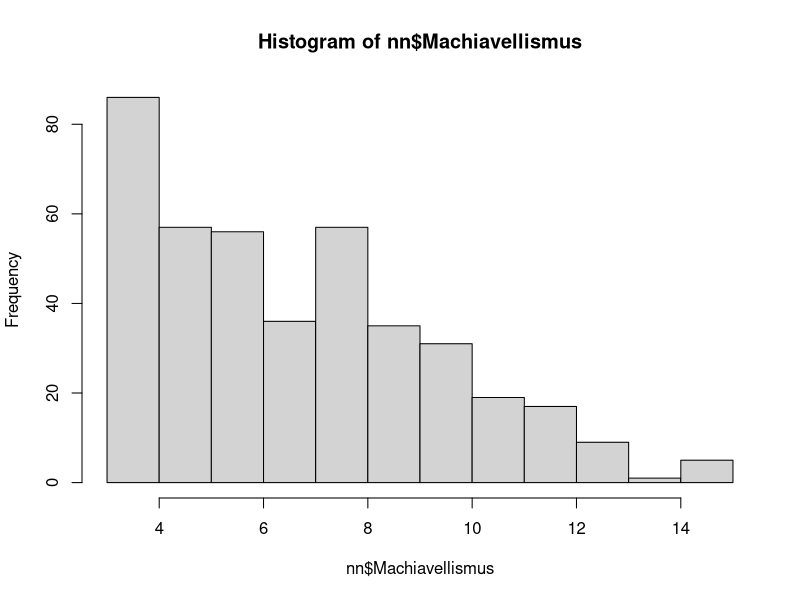
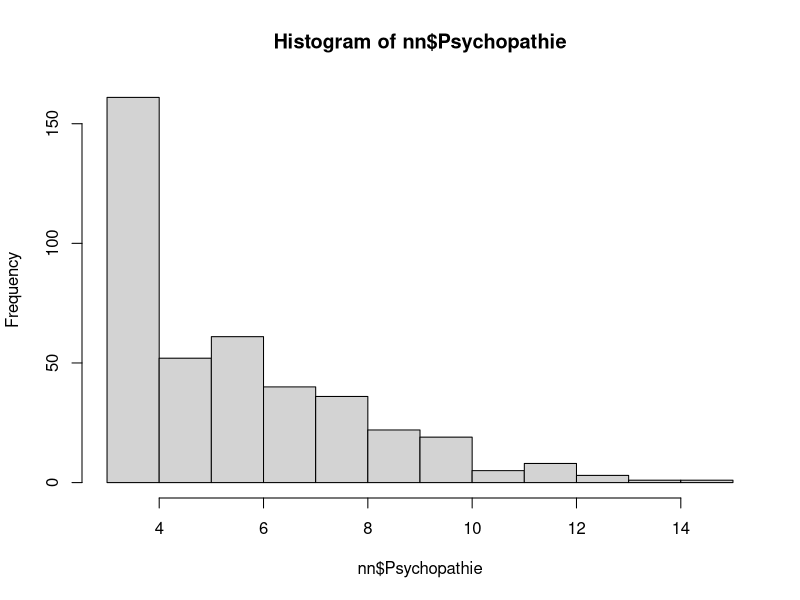
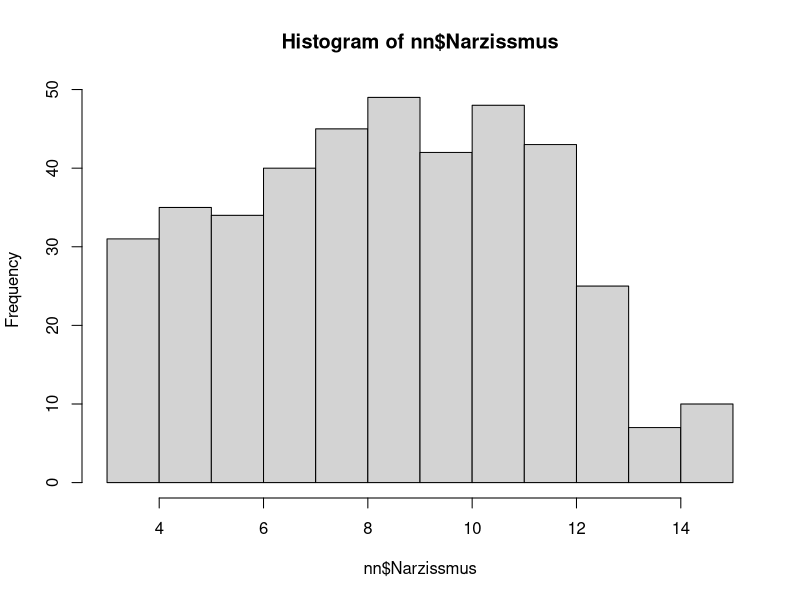
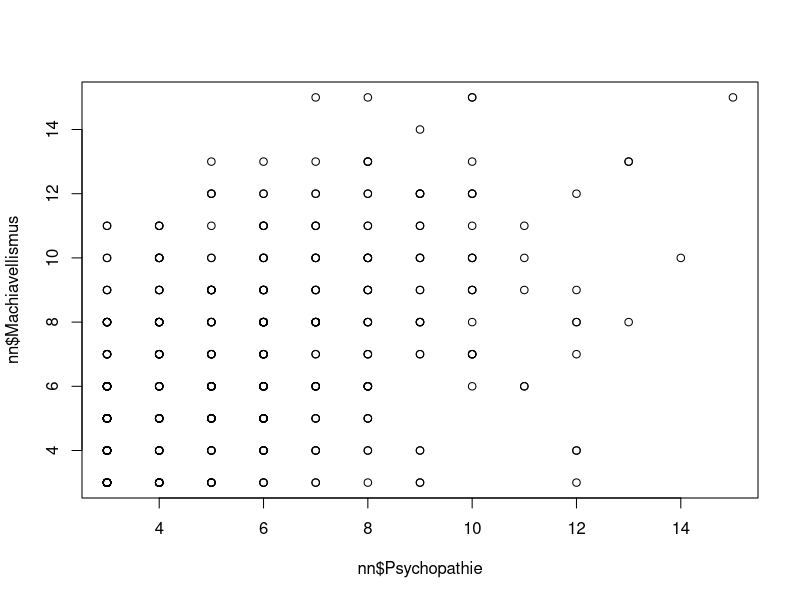
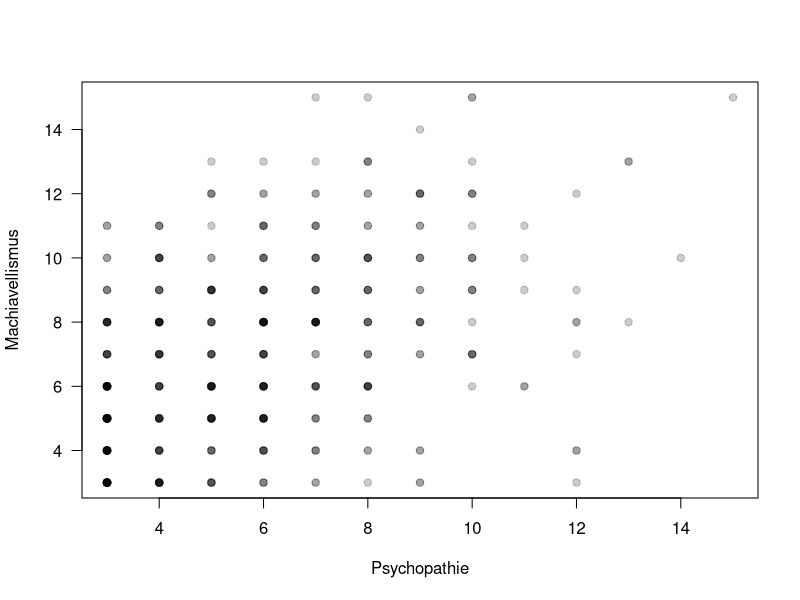
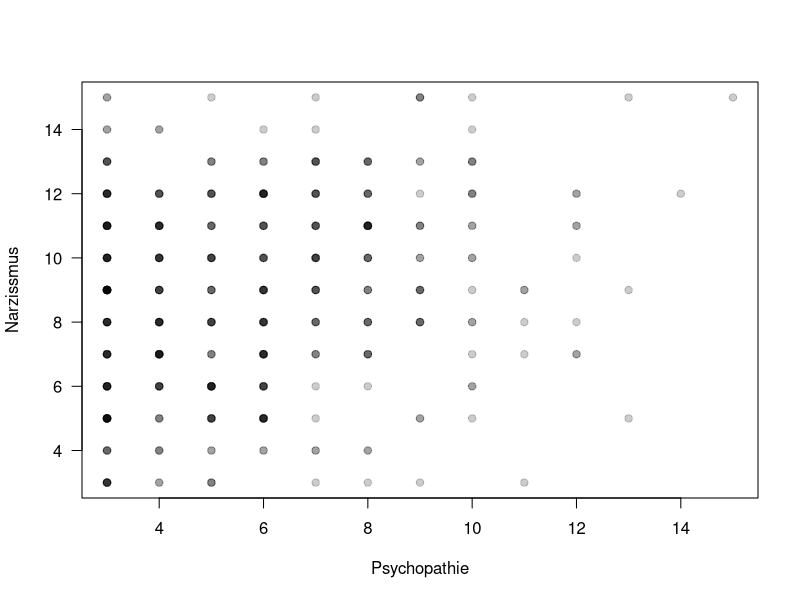
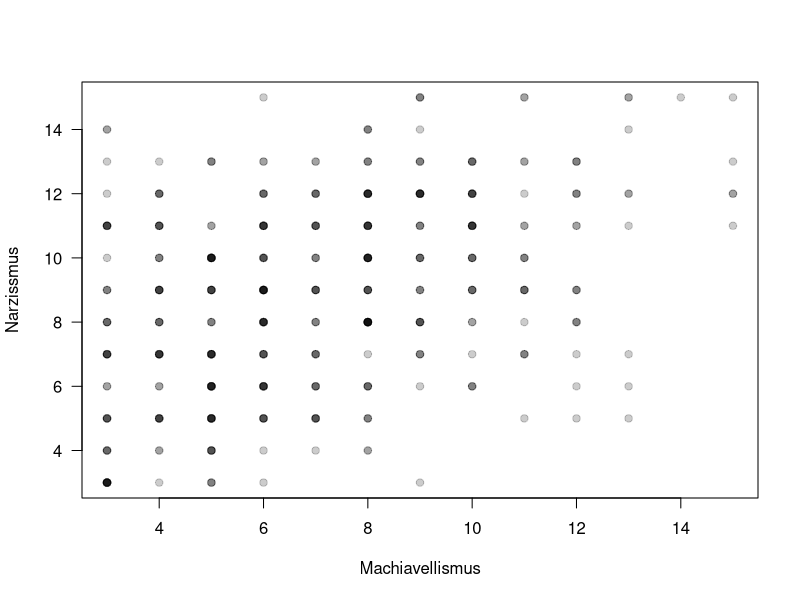
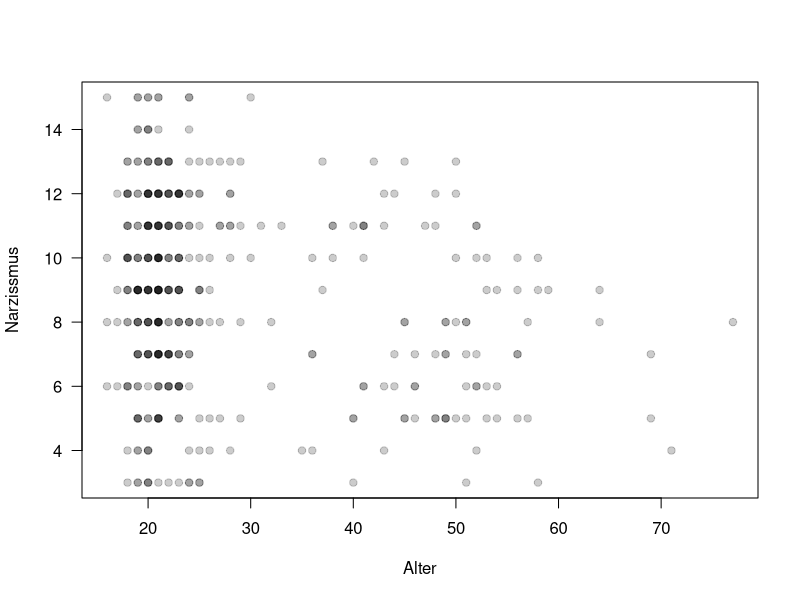

Write R code to recreate these figures, in order.

## Praktischer Teil -- Termin 5

## Heute lernen wir einen weiteren Datensatz kennen:
## "Die Niedertraechtigen Neun"

## Zunaechst laden wir die Datentabelle ein. Sie
## enthaelt Antworten von 409 Teilnehmenden einer
## Online-Untersuchung. Das sind dieselben Teilnehmer,
## von denen wir auch schon Antworten auf die
## Technophobie-Skala kennen. (Dafuer muessen wir alle
## ein R-Studio Projekt anlegen, damit R-Studio weiss,
## wo es nach der Datei, die die Daten enthaelt, suchen
## muss.)

nn <- read.csv("niedertraechtige_neun.csv") # laedt die Daten

## Die Zuordnung von Spaltennamen zu Items koennt ihr
## der Datei "05_Codebuch.txt" entnehmen. Oeffnet diese
## Datei in RStudio, indem ihr unten rechts auf sie
## klickt. Sie wird unten rechts im Panel des Ordners
## eures RStudio Projekts angezeigt.

## Aufgabe 1

## Exploriert die Daten

## (a) Ueberprueft mit den Funktionen summary und table
## stichprobenartig die Antworten auf die
## Items. `table` kennt ihr schon -- `summary` nimmt
## als Argument einfach den ganzen data.frame an, und
## gibt dafuer deskriptive Statistiken aus. Wie stark faellt
## die Zustimmung auf Items der Skalen Machiavellismus,
## Narzissmus, und Psychopathie aus?

summary(nn)

table(nn$PF18_01)
table(nn$PF18_02)
table(nn$PF18_03)

## (b) Erstellt einen Summenscore fuer die Subskalen
## Machiavellismus, Psychopathis, und Narzissmus.

nn$Machiavellismus <- nn$PF18_01 + nn$PF18_04 + nn$PF18_07
nn$Psychopathie    <- nn$PF18_02 + nn$PF18_05 + nn$PF18_08
nn$Narzissmus      <- nn$PF18_03 + nn$PF18_06 + nn$PF18_09

## (c) Zeigt euch die Verteilungen der Skalenwerte
## jeweils in einem Histogram an

hist(nn$Machiavellismus)

hist(nn$Psychopathie)

hist(nn$Narzissmus)

## (d) Die Funktion plot() zeigt einen Scatterplot von
## zwei Vektoren an. Sie nimmt also als zwei Argumente
## zwei Vektoren an. Betrachtet die Scatterplots, die
## den Zusammenhang zwischen den Variablen
## Machiavellismus, Psychopathis, und Narzissmus
## darstellen.

plot(nn$Psychopathie, nn$Machiavellismus)


## Betrachte:
table(nn$Psychopathie, nn$Machiavellismus)


## etwas schoener:
plot(nn$Psychopathie, nn$Machiavellismus, col = gray(.0, .2),
     pch = 19, xlab = "Psychopathie",
     ylab = "Machiavellismus", las = 1)

plot(nn$Psychopathie, nn$Narzissmus, col = gray(.0, .2),
     pch = 19, xlab = "Psychopathie",
     ylab = "Narzissmus", las = 1)

plot(nn$Machiavellismus, nn$Narzissmus, col = gray(.0, .2),
     pch = 19, xlab = "Machiavellismus",
     ylab = "Narzissmus", las = 1)

## (e) Betrachtet die Korrelationen zwischen der 
## dunklen Triade sowie Verträglichkeit

cor(nn$Psychopathie, nn$Machiavellismus)
cor(nn$Psychopathie, nn$Narzissmus)
cor(nn$Machiavellismus, nn$Narzissmus)

cor(nn$Machiavellismus, nn$Vertraeglichkeit)
cor(nn$Narzissmus, nn$Vertraeglichkeit)
cor(nn$Psychopathie, nn$Vertraeglichkeit)

nn$DunkleTriade <- nn$Machiavellismus + nn$Psychopathie +
    nn$Narzissmus

cor(nn$DunkleTriade, nn$Vertraeglichkeit)

## (f) Korreliert eine der Eigenschaften mit dem Alter?
## Da Alter einen NA Wert enthaelt, muessen wir
## explizit angeben, wie wir damit umgehen wollen. Wir
## moechten die Faelle ausschliessen von der
## Korrelation, die fehlende Werte enthalten. Dafuer
## muessen wir das benannte Argument "use" auf den Wert
## "pairwise.complete.obs" setzen, wenn wir die
## Funktion `cor` aufrufen. Beachtet, dass 
##  "pairwise.complete.obs" tatsaechlich
## in Anfuehrungszeichen gesetzt werden muss.

cor(nn$Psychopathie, nn$alter, use = "pairwise.complete.obs")
cor(nn$Narzissmus, nn$alter, use = "pairwise.complete.obs")
cor(nn$Machiavellismus, nn$alter, use = "pairwise.complete.obs")

## (g) Um die Signifikanz von Korrelationen zu
## bestimmen, koennen wir die Funktion `cor.test`
## verwenden. Ueberprueft, ob das Alter signifikant mit
## einer der drei Variablen korreliert (bei einem
## alpha-Niveau von .05). Erstellt einen Scatterplot
## fuer alle Variablen, die mit Alter signifikant
## korrelieren. Hinweis: Die Funktion `cor.test`
## benoetigt nicht den Parameter "use"!

cor.test(nn$Psychopathie, nn$alter)
cor.test(nn$Narzissmus, nn$alter)
cor.test(nn$Machiavellismus, nn$alter)

plot(nn$alter, nn$Narzissmus, col = gray(.0, .2),
     pch = 19, xlab = "Alter",
     ylab = "Narzissmus", las = 1)

plot(nn$alter, nn$Machiavellismus, col = gray(.0, .2),
     pch = 19, xlab = "Alter",
     ylab = "Machiavellismus", las = 1)



###########################
## Pause zur Besprechung ## 
###########################




############################################
## Weitere Inhalte: Auswahl von Variablen ##
##       Der `:`-Operator und die         ##
##   Funktionen subset() und paste0()     ##
############################################


## Fuer die meisten psychometrischen Analysen macht es
## Sinn, die Antworten auf die untersuchte Skala in
## *einem* data.frame zu speichern. Mit solchen Daten
## koennen wir auf zahlreiche Funktionen aus R
## zurueckgreifen, die uns ermoeglichen psychometrische
## Auswertungen durchzufuehren. D.h. wir sollten die
## Variablen, die nicht zur Skala gehoeren,
## entfernen. Wir lernen jetzt, wie wir Spalten (und
## auch Reihen, d.h. Faelle) aus `data.frames`
## auswaehlen koennen.


######################
## Der `:` Operator ##
######################

## Eine nuetzliche Moeglichkeit, um Vektoren
## aufsteigender, ganzer Zahlen zu erstellen:

1:10

5:-5 # auch absteigend

sum(1:10000)


###########################
## Die Funktion paste0() ##
###########################

## Erstellt einen character Vektor, indem sie
## verschiedene Vektoren zusammengefuegt, etwa:

paste0("item", 1:10)

paste0("PF18_0", 1:9)

## Sollte ich Items aus nur einer Subskala auswaehlen
## wollen:
paste0("PF18_0", c(1, 4, 7))


## Aufgabe 2

## Erstellt mithilfe des `:`-Operators, der [ ] Negativ
## Auswahl und der Funktion paste0() den folgenden
## Vektor:

c("TP1", "TP2", "TP4", "TP5", "TP6", "TP8")


## Zwei Varianten:
paste0("TP", 1:8)[-c(3, 7)]

paste0("TP", (1:8)[-c(3, 7)]) # Klammerung hier noetig!


###########################
## Die Funktion subset() ##
###########################

## Mit der Funktion subset() koennen wir aus
## `data.frames` Zeilen (also Faelle), und Spalten
## (also Messvariablen, etc) auswaehlen.

## Folgendes speichert einen `data.frame` ab, der nur
## die Faelle der weiblichen Teilnehmerinnen enthaelt
## (nutzt logischen Vergleich zur Fallauswahl!)

female <- subset(nn, geschlecht == "weiblich")